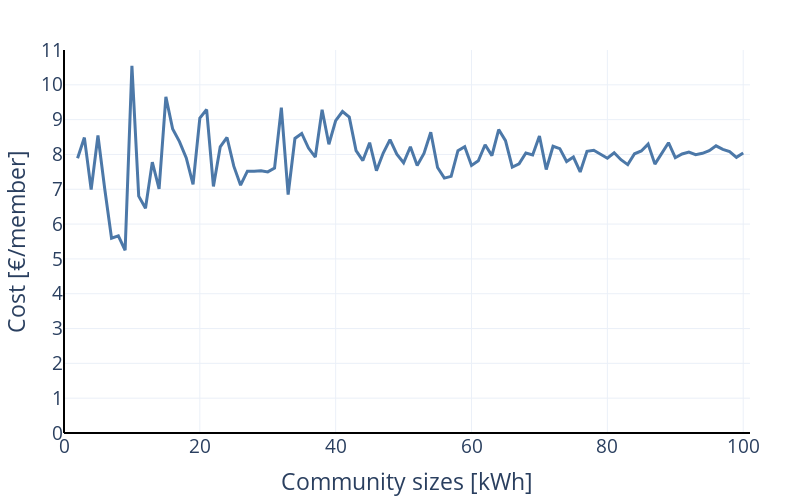

The notebook cell this image was saved under:
### Code cell
graph = pd.DataFrame(index=community_sizes, 
                     data={"PV_only": cost_pvonly})
#graph = graph[graph["PV_only"] < 13]
fig = px.line(graph)

fig.update_traces(line_width=3)
fig.update_layout(
    layout,
    height=500,
    width=800,
    yaxis_title="Cost [€/member]",
    xaxis_title="Community sizes [kWh]",
    yaxis_range=[0, 11],
    xaxis_range=[0, 101],
    yaxis_dtick=1,
    yaxis_showline=False, yaxis_linewidth=2, yaxis_linecolor='black',
    xaxis_showline=False, xaxis_linewidth=2, xaxis_linecolor='black',
    showlegend=False)
fig.show()

### Figure 1 — Plotly figure (JSON) as saved in the notebook; plotly's stock layout.template omitted (floating-point values rounded to 4 significant figures)
{"data": [{"hovertemplate": "variable=PV_only<br>index=%{x}<br>value=%{y}<extra></extra>", "legendgroup": "PV_only", "line": {"color": "#4C78A8", "dash": "solid", "width": 3}, "marker": {"symbol": "circle"}, "mode": "lines", "name": "PV_only", "orientation": "v", "showlegend": true, "type": "scatter", "x": [2, 2, 3, 4, 5, 6, 7, 8, 9, 10, 11, 12, 13, 14, 15, 16, 17, 18, 19, 20, 21, 22, 23, 24, 25, 26, 27, 28, 29, 30, 31, 32, 33, 34, 35, 36, 37, 38, 39, 40, 41, 42, 43, 44, 45, 46, 47, 48, 49, 50, 51, 52, 53, 54, 55, 56, 57, 58, 59, 60, 61, 62, 63, 64, 65, 66, 67, 68, 69, 70, 71, 72, 73, 74, 75, 76, 77, 78, 79, 80, 81, 82, 83, 84, 85, 86, 87, 88, 89, 90, 91, 92, 93, 94, 95, 96, 97, 98, 99, 100], "xaxis": "x", "y": [7.889, 7.889, 8.484, 6.991, 8.543, 7.009, 5.594, 5.664, 5.249, 10.54, 6.802, 6.452, 7.779, 7.01, 9.653, 8.729, 8.369, 7.899, 7.144, 9.044, 9.29, 7.083, 8.215, 8.487, 7.664, 7.117, 7.52, 7.518, 7.53, 7.499, 7.608, 9.346, 6.849, 8.46, 8.602, 8.183, 7.925, 9.284, 8.293, 8.972, 9.233, 9.071, 8.111, 7.825, 8.339, 7.534, 8.04, 8.427, 8.006, 7.761, 8.221, 7.684, 8.027, 8.636, 7.627, 7.32, 7.372, 8.107, 8.221, 7.684, 7.817, 8.28, 7.966, 8.716, 8.397, 7.64, 7.731, 8.042, 7.985, 8.529, 7.568, 8.235, 8.168, 7.798, 7.926, 7.498, 8.09, 8.121, 8.0, 7.891, 8.047, 7.849, 7.708, 8.02, 8.099, 8.297, 7.722, 8.04, 8.337, 7.907, 8.013, 8.066, 7.992, 8.034, 8.108, 8.247, 8.148, 8.08, 7.917, 8.043], "yaxis": "y"}], "layout": {"font": {"size": 19}, "height": 500, "legend": {"title": {"text": "variable"}, "tracegroupgap": 0}, "margin": {"b": 10, "l": 20, "r": 50, "t": 50}, "showlegend": false, "width": 800, "xaxis": {"anchor": "y", "domain": [0, 1], "linecolor": "black", "linewidth": 2, "range": [0, 101], "showline": false, "title": {"text": "Community sizes [kWh]"}, "type": "linear", "zerolinecolor": "black", "zerolinewidth": 2}, "yaxis": {"anchor": "x", "domain": [0, 1], "dtick": 1, "linecolor": "black", "linewidth": 2, "range": [0, 11], "showline": false, "title": {"text": "Cost [€/member]"}, "type": "linear", "zerolinecolor": "black", "zerolinewidth": 2}}}
